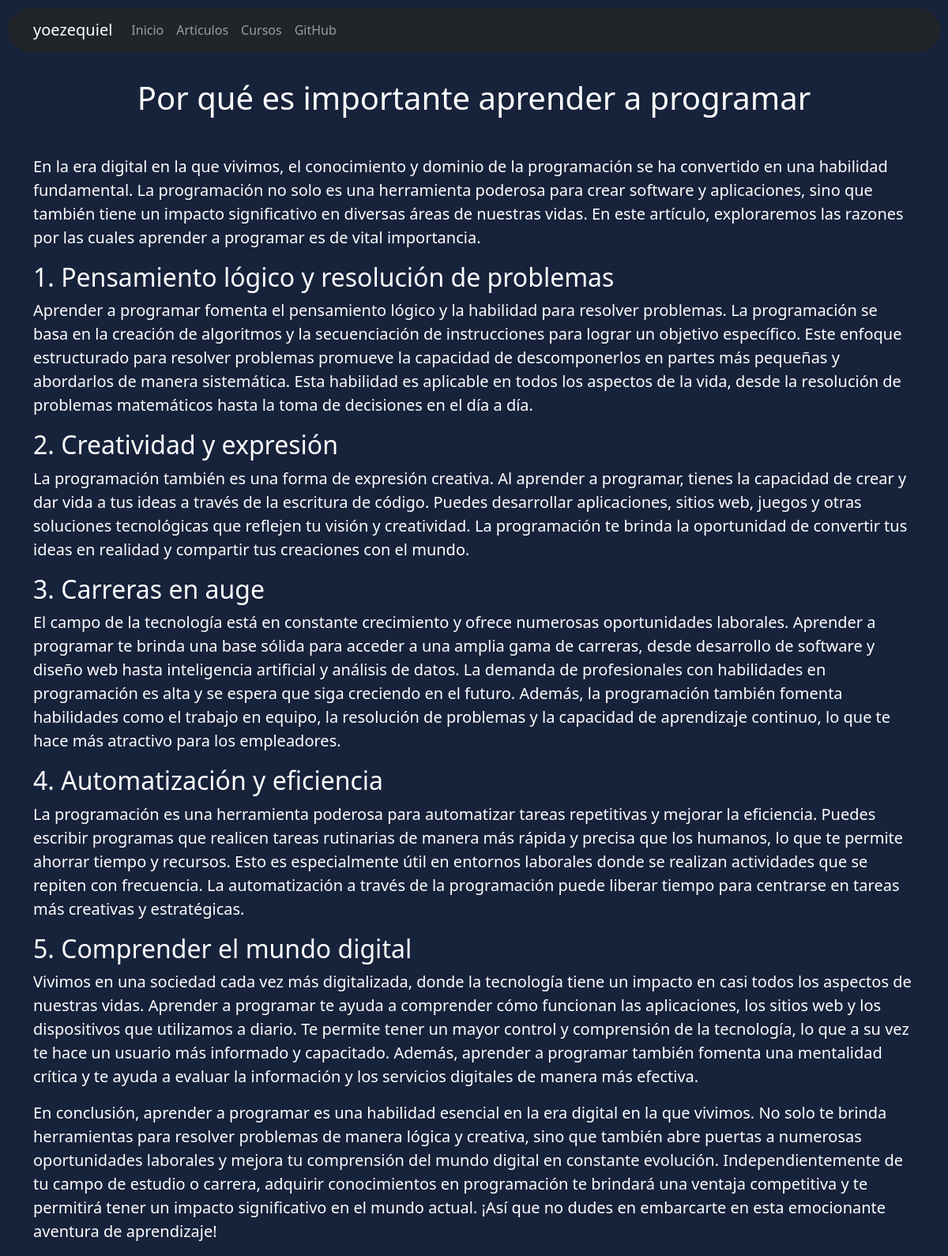
The app's page /article/1 with its own data.
### tables this page shows
CREATE TABLE articles (
                    id INTEGER PRIMARY KEY AUTOINCREMENT,
                    title TEXT NOT NULL,
                    content TEXT NOT NULL,
                    image TEXT
                );

### app.py (the view)
@app.route('/article/<int:article_id>')
def view_article(article_id):
    conn = get_db_connection()
    if conn:
        try:
            cursor = conn.cursor()
            cursor.execute("SELECT * FROM articles WHERE id = ?", (article_id,))
            article = cursor.fetchone()
            cursor.close()
            conn.close()
            return render_template('article.html', article=article)
        except sqlite3.Error as e:
            print(e)
            return "Error en la conexión a la base de datos"
    else:
        return "Error en la conexión a la base de datos"

### app.py (called while the page is built)
def get_db_connection():
    try:
        conn = sqlite3.connect('blog.db')
        return conn
    except sqlite3.Error as e:
        print(e)
        return None

### templates/article.html (shortened to what this page needs)
{% extends 'base.html' %}
{% block content %}
<link rel="stylesheet" href="{{ url_for('static', filename='css/article.css') }}">
<body>
    <div>
        <br>
        <h1 id="title">{{ article[1] }}</h1>
        <p>{{ article[2] | markdown }}</p>
    </div>
</body>
</html>
{% endblock %}

### static/css/base.css (style rules this page uses)
body { background-color: rgb(23, 34, 59); color: white; text-align: center; }

### static/css/article.css (style rules this page uses)
body { text-align: left; }
#title { text-align: center; }
p { font-size: 20px; }

### records on screen
articles: title "Por qué es importante aprender a programar", content "En la era digital en la que vivimos, el conocimiento y dominio de la programación se ha convertido en una habilidad fundamental. La programación no solo es una herramienta poderosa para crear software y aplicaciones, sino que también tiene un impacto significativo en diversas áreas de nuestras vidas. En este artículo, exploraremos las razones por las cuales aprender a programar es de vital importancia. 1. Pensamiento lógico y resolución de problemas Aprender a programar fomenta el pensamiento lógico y la habilidad para resolver problemas. La programación se basa en la creación de algoritmos y la secuenciación de instrucciones para lograr un objetivo específico. Este enfoque estructurado…"
